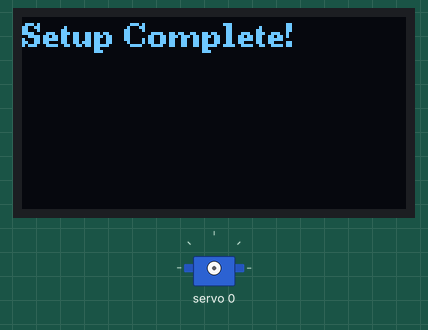
Bench run of a sketch on a simulated Arduino Uno, built with avr-gcc and run on an emulated ATmega328P. Parts: 128×64 one-colour display, servo.

Above: at 0.2 s.
At 2.2 s:
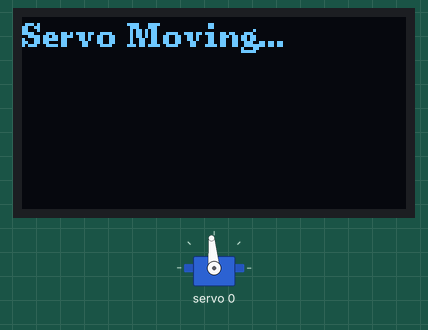
At 3.3 s:
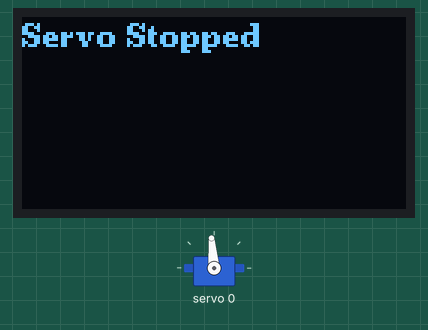

The sketch:

servo.ino
```cpp
#include <Wire.h>
#include <Adafruit_PWMServoDriver.h> // مكتبة الـ servo driver
#include <U8g2lib.h>                 // مكتبة الشاشة 128x64

// تهيئة الشاشة SPI - تأكد من تعديل البنات حسب التوصيلات
U8G2_SSD1306_128X64_NONAME_F_4W_HW_SPI u8g2(U8G2_R0, /* CS=*/ 10, /* DC=*/ 9, /* RESET=*/ 8);

// تهيئة servo driver
Adafruit_PWMServoDriver pwm = Adafruit_PWMServoDriver();

const int touchButtonPin = 7;
const int vibrationSensorPin = 8;
const int buzzerPin = 6;

// إعداد زوايا السرفو
#define SERVOMIN 150  // الحد الأدنى
#define SERVOMAX 600  // الحد الأقصى

void setup() {
  // إعداد الشاشة
  u8g2.begin();
  u8g2.clearBuffer();
  u8g2.setFont(u8g2_font_ncenB08_tr);

  // عرض رسالة على الشاشة للتأكد من عملها
  u8g2.drawStr(0, 10, "Initializing...");
  u8g2.sendBuffer();

  // إعداد servo driver
  pwm.begin();
  pwm.setPWMFreq(60); // ضبط تردد PWM

  // إعداد البنات
  pinMode(touchButtonPin, INPUT);
  pinMode(vibrationSensorPin, INPUT);

  // عرض رسالة التأكيد على الشاشة
  u8g2.clearBuffer();
  u8g2.drawStr(0, 10, "Setup Complete!");
  u8g2.sendBuffer();
  delay(2000); // تأخير لملاحظة الرسالة
}

void loop() {
  // تجربة تحريك المحرك الأول لتحديد إذا كان يعمل
  int angle = 90; // زاوية الحركة
  int pulse = map(angle, 0, 180, SERVOMIN, SERVOMAX);
  pwm.setPWM(0, 0, pulse); // تحريك السرفو المتصل بالقناة 0 إلى الزاوية المحددة

  // عرض رسالة على الشاشة لعرض حالة المحرك
  u8g2.clearBuffer();
  u8g2.drawStr(0, 10, "Servo Moving...");
  u8g2.sendBuffer();

  delay(1000); // تأخير لملاحظة الحركة

  // إيقاف المحرك للحظة
  pwm.setPWM(0, 0, 0);
  u8g2.clearBuffer();
  u8g2.drawStr(0, 10, "Servo Stopped");
  u8g2.sendBuffer();

  delay(1000); // تأخير قبل التكرار
}
```

Measured:
- what the display in image 0 shows lasts 2.1 s, from 0.1 s to 2.2 s
- what the display in image 1 shows lasts 1.0 s, from 2.2 s to 3.2 s
